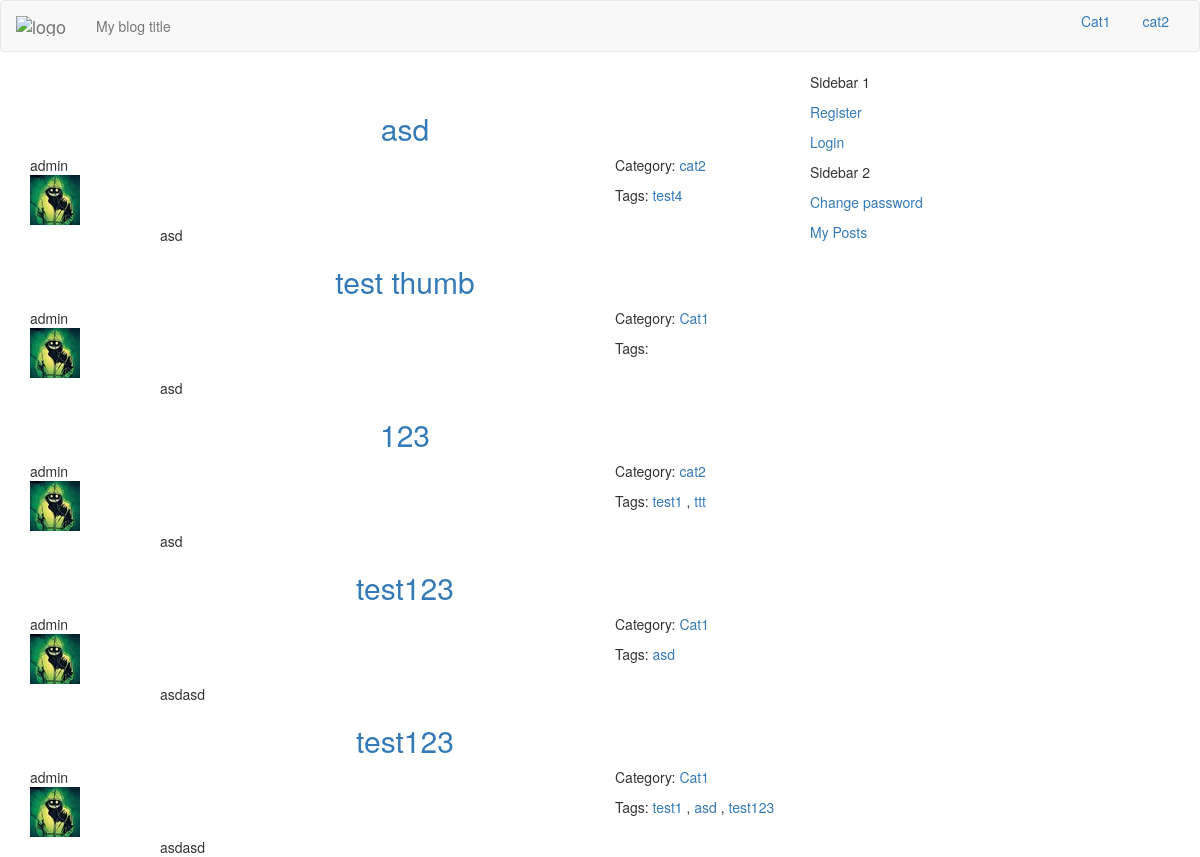
The page / on the database its author committed.
### blog/models.py (models this page shows, shortened)
class Category(models.Model):
    index_together = [
    ["id","name", "order", "slug"],
    ]
    name = models.CharField(max_length=30, unique=True)
    description = models.TextField(max_length=250)
    slug = models.SlugField("URL",blank=True, max_length=150)
    order = models.SmallIntegerField(blank=True, default=1)
    class Meta:
        verbose_name_plural = "categories"
    def __str__(self):
        return self.name

class Post(models.Model):
    index_together = [
    ["title", "description", "post_thumbnail", "author", "category",
     "url", "published", "status","main_tag"],
    ]
    title = models.CharField(max_length=150)
    description = models.CharField(max_length=150)
    text = models.TextField()
    today = datetime.date.today()
    post_image = models.ImageField(upload_to =
                        str(today.year)+'/'
                        +str(today.month)+'/'+str(today.day)+'/', blank=True)
    post_image.short_description = 'Image'
    """post_thumbnail = ImageSpecField(source='post_image',
                                processors=[ResizeToFit(640, 480)],
                                format='JPEG',
                                options={'quality': 85})"""
    def get_image(self):
        return mark_safe('<img src="%s" class ="img-responsive center-block"/>'\
                         % (self.post_thumbnail.url))
    get_image.short_description = 'Thumbnail'
    created = models.DateTimeField(auto_now_add=True)
    edited = models.DateTimeField(auto_now=True)
    published = models.DateTimeField(default=timezone.now)
    author = models.ForeignKey(settings.AUTH_USER_MODEL,
                               default = 1,
                               on_delete=models.SET_DEFAULT) ###
    category = models.ForeignKey('Category')
    tags = models.ManyToManyField('Tag',
                                        related_name='posts',
                                        related_query_name='tag',
                                        blank=True)
    main_tag = models.CharField(max_length=33, blank=True)
    url = models.SlugField(blank=True)
    STATUS = (
                ("D", "Draft"),
                ("P","Published"),
    )
    status = models.CharField(max_length=1, choices=STATUS, default="D")
    class Meta:
        ordering = ['-published']
        verbose_name_plural = "posts"
    def get_absolute_url(self):
        cat_url = slugify(self.main_tag)
        post_url = slugify(self.title)
        return "/%s/%s-%i/" % (cat_url, self.url, self.id)
    def get_tags_list(self):
        return self.tags.all()

class myUser(AbstractBaseUser):
    index_together = [
    ["id", "username", "avatar"],
    ]
    username = models.CharField("Username", max_length=30,
                                blank=False,
                                unique=True)
    avatar = ProcessedImageField(upload_to='avatars',
                                 processors=[ResizeToFit(50, 50)],
                                 format='JPEG',
                                 options={'quality': 90}, blank=True)
    email = models.EmailField(unique=True, blank=False)
    is_active = models.BooleanField("Is active", default=True)
    is_it_staff = models.BooleanField("Is stuff", default=False)
    is_it_superuser = models.BooleanField("Is admin", default=False)
    moderated = models.BooleanField("Moderated", default=True)
    last_login = models.DateTimeField(auto_now=True)
    date_joined = models.DateTimeField(auto_now_add=True)
    REQUIRED_FIELDS = ['email',]
    USERNAME_FIELD = 'username'
    objects = MyUserManager()
    def get_avatar(self):
        return mark_safe('<img src="%s" class ="img-responsive"/>'\
                         % (self.avatar.url))
    get_avatar.short_description = 'Current avatar'
    def __str__(self):
        return self.username.lower()
    class Meta:
        verbose_name_plural = "users"

class Tag(models.Model):
    name = models.CharField(max_length=30, unique=True)
    url = models.CharField(max_length=30, unique=True, blank=True, null=True)
    class Meta:
        verbose_name_plural = "tags"
    def __str__(self):
        return self.name

### blog/views.py (the view)
# urls.py: url(r'^$', views.list, name='list'),
def list(request, category=None, tag=None, pop=None):
    context = {}
    if request.is_ajax() == True :
        template = 'list_ajax.html'
    else:
        template = 'list.html'
    if tag:
        post_list= Post.objects.select_related("author", "category")\
            .prefetch_related('tags').filter(tags__url=tag)\
            .filter(status="P")#.order_by('-published')
        cat = Tag.objects.get(url=tag)      # переписать
        context['tag'] = cat
        if category:
            post_list = post_list.filter(category__slug=category)
            context['category'] = category
    else:
        if category:
            post_list= Post.objects.select_related("author", "category")\
                .prefetch_related('tags').filter(category__slug=category)\
                .filter(status="P")
        else:
            post_list = Post.objects.select_related("author", "category")\
                .prefetch_related('tags').filter(status="P")#.order_by('-published')
    paginator = Paginator(post_list, 5)
    page = request.GET.get('page')
    try:
        posts = paginator.page(page)
    except PageNotAnInteger:
        posts = paginator.page(1)
    except EmptyPage:
        return HttpResponse('')
    context['posts'] = posts
    context['cat_list'] = cat_list
    context['page'] = page
    return render(request, template, context )

### blog/templatetags/post_header.py (called while the page is built)
@register.inclusion_tag('partials/post_header.html', takes_context=True)
def post_header(context):
    return {
    'post': context['post'],
    }

### templates/list.html (shortened to what this page needs)
{% extends "index.html" %}
{% block content %}
{% include "list_ajax.html" %}
{% endblock %}

### templates/index.html (shortened to what this page needs)
{% load staticfiles %}
{% load compress %}
<!DOCTYPE html>
<html>
<head>
    {% compress css %}
    <link rel="stylesheet" href="/static/css/backtotop.css" type="text/css">
    <link rel="stylesheet" href="/static/css/bootstrap.min.css" type="text/css" />
    <link rel="stylesheet" href="/static/css/custom.css" type="text/css" />
    <link rel="stylesheet" href="/static/css/summernote.css" rel="stylesheet">
    <link rel="stylesheet" href="/static/css/django_summernote.css" rel="stylesheet">
    <link rel="stylesheet" href="/static/css/django_summernote_inplace.css" rel="stylesheet">
    <link rel="stylesheet" href="/static/css/blueimp-gallery.min.css" type="text/css">
    <link rel="stylesheet" href="/static/css/tagmanager.css" type="text/css">
    {% endcompress %}
</head>
<body>
  <div class="navbar navbar-default">
    <div class="container-fluid">
      <div class="navbar-header">
        <a class="navbar-brand ajax-menu" url=""
        href="/">
          <img alt="logo" src="#" /></a>
        <p class="navbar-text">
          My blog title
        </p>
      </div>
      <ul class="nav nav-pills pull-right">
        {% for cat in cat_list %}
          {% if category and cat|slugify == category %}
            <li role="presentation" class="active">
            <a href="{{ request.scheme }}://{{ request.get_host }}?{{ cat|slugify }}"
             url = "{{cat|slugify}}" class="ajax-menu menu" id="{{cat|slugify}}">
              {{ cat }}</a></li>
          {% else %}
            <li role="presentation">
            <a href="{{ request.scheme }}://{{ request.get_host }}?{{ cat|slugify }}"
            url = "{{cat|slugify}}"  class="ajax-menu menu" id="{{cat|slugify}}">
              {{ cat }}</a></li>
          {% endif %}
        {% endfor %}
      </ul>
    </div>
  </div>
<div class="container">
<div class="row">
  <div class="col-md-4 pull-right sidebar">
    <div class="sidebar1">
      <p>
        Sidebar 1<br />
      {% if user.is_authenticated %}
        <p><a href="{% url 'dashboard' %}" single_page
          url = "dashboard" class="ajax-menu">
          {{ user.username }}
                              {% if user.avatar %}
                              {{ user.get_avatar}}
                              {% endif %}</a></p>
        <p><a href="{% url 'add_post' %}" single_page
          url = "add-post" class="ajax-menu">Add Post</a></p>
        <p><a href="{% url 'logout' %}">Logout</a></p>
      {% else %}
        <p><a href="{% url 'signup' %}">Register</a></p>
        <p><a href="{% url 'login' %}">Login</a></p>
      {% endif %}
      </p>
    </div>
    <div class="sidebar2">
      <p>
        Sidebar 2<br />
        <p><a href="{% url 'password_change' %}">Change password</a></p>
        <p><a href="{% url 'my_posts' %}">My Posts</a></p>
      </p>
    </div>
  </div>
<div class="col-md-8 main">
<div class="content">
  <div class="posts">
  {% block content %}
  {% endblock %}
  </div>
</div>
</div>
</div>
</div>
</body>
</html>

### templates/list_ajax.html (shortened to what this page needs)
{% load post_header %}
{% load imagekit %}
{% autoescape off %}
{% for post in posts %}
  <div class="post">
    <a href="{{ post.get_absolute_url }}" class="center-block
     post-title">
      <h2 class="text-center center-block">
      {{ post.title }}</h2></a>
  {% post_header %}
    <div class="row">
    <div class="post-description col-md-8 col-md-offset-2">
    {% if post.description %}
      {{ post.description }}
    {% endif %}
    </div>
    </div>
  </div>
{% empty %}
<div class="post">
    <h3>No posts in this category yet...</h3>
</div>
{% endfor %}
{% endautoescape %}

### templates/partials/post_header.html
<div class="row post_header">
  <div class="col-md-3 pull-left">
    <div class="post-author">
      <div class="author-name">
        {{ post.author }}
      </div>
      <div class="author-avatar">
        {% if post.author.avatar %}
        {{ post.author.get_avatar }}
        {% else %}
        <img src="/static/img/avatar.jpg" class ="img-avatar"/>
        {% endif %}
      </div>
    </div>
  </div>
  <div class="col-md-3 col-md-offset-6">
    <div class="post_category">
      <p>
        Category: <a href="cat/{{ post.category }}"
          class="post-category ajax-menu"
          url = "cat/{{ post.category }}">
           {{ post.category }}</a>
      </p>
      {% if post.get_tags_list %}<p>
        Tags:
        {% for tag in post.get_tags_list %}
        <a href="/{{ tag.url }}" class="ajax-menu"
        url = "{{ tag.url }}">{{ tag}}</a>
        {% if not forloop.last %},{% endif %}
        {% endfor %}
      </p>
      {% endif %}
    </div>
  </div>
</div>

### blog/static/css/custom.css (style rules this page uses)
.post-title { display: table; margin: auto; }
.main { overflow: hidden; }

### blog/static/css/django_summernote.css (style rules this page uses)
html, body { margin: 0; }

### rows shown on the page
Category: name "Cat1"
Category: name "cat2"
Post: title "asd", author "admin", category "cat2", description "asd"
Tag: name "test4"
Post: title "test thumb", author "admin", category "Cat1", description "asd"
Post: title "123", author "admin", category "cat2", description "asd"
Tag: name "test1"
Tag: name "ttt"
Post: title "test123", author "admin", category "Cat1", description "asdasd"
Tag: name "asd"
Post: title "test123", author "admin", category "Cat1", description "asdasd"
Tag: name "test123"
